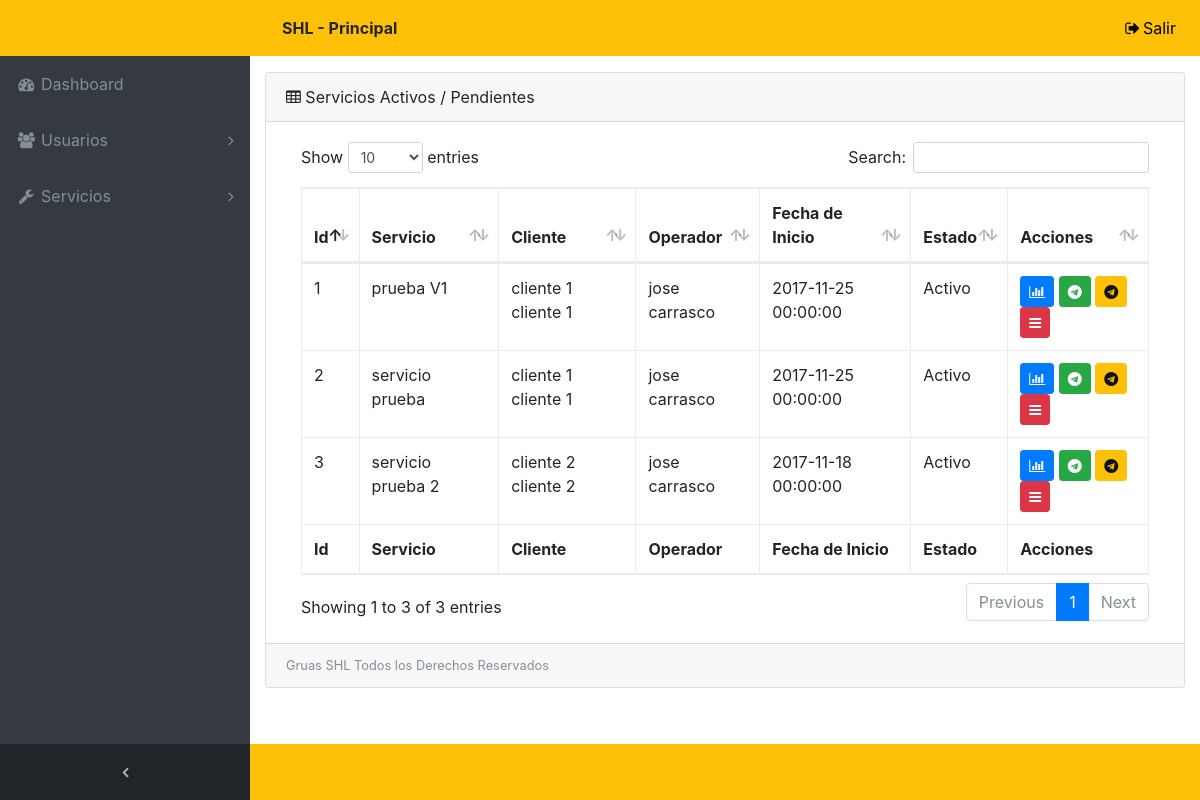
The app's page /main.php (signed in) with its own data.
### tables this page shows
CREATE TABLE `services` (
  `Id` int(11) NOT NULL,
  `Name` varchar(50) NOT NULL,
  `Date_service` datetime NOT NULL,
  `Id_customer` int(11) NOT NULL,
  `Id_operator` int(11) NOT NULL,
  `Description` text NOT NULL,
  `addres` text NOT NULL,
  `Stat` int(11) NOT NULL,
  `Date_create` datetime NOT NULL,
  `User_register` int(11) NOT NULL
);

CREATE TABLE `master_stat` (
  `Id` int(11) NOT NULL,
  `Name_stat` varchar(20) NOT NULL
);

### include/defs.php (called while the page is built, shortened)
<?php
	function MySQLQuery($query)
	{
		$success= mysql_db_query($GLOBALS["DB_DBName"], $query);
		return $success;
	}
	function GetRecords($sql)
	{
		$check=MySQLQuery($sql);
		$return=array();
		$i=0;
		while ($row = mysql_fetch_array($check))
		 {
			$return[$i]=$row;
			$i++;
		}
		return $return;
	}
?>

### main.php (the view, shortened to what this page needs)
<?php
include("include/defs.php");
   ?>
<!DOCTYPE html>
<html lang="en">
<head>
  <link href="vendor/bootstrap/css/bootstrap.min.css" rel="stylesheet">
  <link href="vendor/font-awesome/css/font-awesome.min.css" rel="stylesheet" type="text/css">
  <link href="vendor/datatables/dataTables.bootstrap4.css" rel="stylesheet">
  <link href="css/sb-admin.css" rel="stylesheet">
</head>
<body class="fixed-nav sticky-footer bg-warning" id="page-top">
  <?php include("menu.php"); ?>
  <div class="content-wrapper">
    <div class="container-fluid">
      <div class="card mb-3">
        <div class="card-header">
          <i class="fa fa-table"></i> Servicios Activos / Pendientes</div>
        <div class="card-body">
      <div class="table-responsive">
        <table class="table table-bordered" id="dataTable" width="100%" cellspacing="0">
          <thead>
            <tr>
              <th>Id</th>
              <th>Servicio</th>
              <th>Cliente</th>
              <th>Operador</th>
              <th>Fecha de Inicio</th>
              <th>Estado</th>
              <th>Acciones</th>
            </tr>
          </thead>
          <tfoot>
            <tr>
              <th>Id</th>
              <th>Servicio</th>
              <th>Cliente</th>
              <th>Operador</th>
              <th>Fecha de Inicio</th>
              <th>Estado</th>
              <th>Acciones</th>
            </tr>
          </tfoot>
          <tbody>
            <?php $register_services = GetRecords("SELECT
                                                    services.Id,
                                                    services.Date_service,
                                                    services.Name,
                                                    services.Id_customer,
                                                    services.Id_operator,
                                                    (SELECT CONCAT(Name, ' ', Last_name) FROM users WHERE Id = services.Id_customer) AS customer,
                                                    (SELECT CONCAT(Name, ' ', Last_name) FROM users WHERE Id = services.Id_operator) AS operator,
                                                    master_stat.Name_stat
                                                   FROM
                                                   services INNER JOIN master_stat ON services.Stat = master_stat.Id
                                                   WHERE
                                                   services.Stat IN(2,3)"); ?>
            <?php foreach ($register_services as $key => $value) { ?>
            <tr>
              <td><?php echo $value["Id"]; ?></td>
              <td><?php echo $value["Name"]; ?></td>
              <td><?php echo $value["customer"]; ?></td>
              <td><?php echo $value["operator"]; ?></td>
              <td><?php echo $value["Date_service"]; ?></td>
              <td><?php echo $value["Name_stat"]; ?></td>
              <td>
                <a href="services_detail.php?id_service=<?php echo $value["Id"]; ?>" title="Detalle" class="btn btn-sm btn-icon btn-primary"><i class="fa fa-bar-chart"></i></a>
                <a href="" title="Enviar mensaje al cliente" data-toggle="modal" data-target="#messaje_customer<?php echo $value["Id"]; ?>" class="btn btn-sm btn-icon btn-success"><i class="fa fa-telegram"></i></a>
                <a href="" title="Enviar mensaje al operador" data-toggle="modal" data-target="#messaje_oprator<?php echo $value["Id"]; ?>" class="btn btn-sm btn-icon btn-warning"><i class="fa fa-telegram"></i></a>
                <a href="" title="Acciones" data-toggle="modal" data-target="#actions<?php echo $value["Id"]; ?>" class="btn btn-sm btn-icon btn-danger"><i class="fa fa-bars"></i></a>
              </td>
            </tr>
          <?php } ?>
          </tbody>
        </table>
        </div>
      </div>
      <div class="card-footer small text-muted">Gruas SHL Todos los Derechos Reservados</div>
    </div>
    </div>
  </div>
</body>
</html>

### css/sb-admin.css (style rules this page uses)
html { position: relative; min-height: 100%; }
body { overflow-x: hidden; }
body.sticky-footer { margin-bottom: 56px; }
body.sticky-footer .content-wrapper { min-height: calc(100vh - 56px - 56px); }
body.fixed-nav { padding-top: 56px; }
.content-wrapper { min-height: calc(100vh - 56px); padding-top: 1rem; }
.content-wrapper { overflow-x: hidden; background: white; }
@media (min-width: 992px) { .content-wrapper { margin-left: 250px; } }

### records on screen
services: Id "1", Name "prueba V1", customer "cliente 1 cliente 1", operator "jose carrasco", Date_service "2017-11-25 00:00:00", master_stat.Name_stat "Activo"
services: Id "2", Name "servicio prueba", customer "cliente 1 cliente 1", operator "jose carrasco", Date_service "2017-11-25 00:00:00", master_stat.Name_stat "Activo"
services: Id "3", Name "servicio prueba 2", customer "cliente 2 cliente 2", operator "jose carrasco", Date_service "2017-11-18 00:00:00", master_stat.Name_stat "Activo"

### other values on screen
$nombre_titulo "SHL - Principal"
